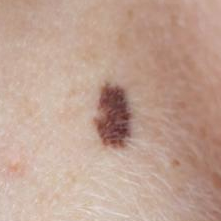
#> input picture Images/PAT_100_393_898.png, 221 x 221 px, given in place of PAT_92_141_551.png, which was not available
$ python Segmentation.py
#> lines starting #> are read from the running program, lines starting #| are printed output that depends on the picture; long printed decimals are rounded; pictures that were not available may be replaced by others from this repository, and a replacement may not be noted
import numpy as np
import matplotlib.pyplot as plt
from skimage import transform, morphology


def prepare_im(im_id):

#> called with im_id = 'PAT_92_141_551'
  path = '.'

  im = plt.imread(path + "\\Images\\" + im_id + '.png')
#> im is the input picture: shape (221, 221, 4) float32; mean R, G, B, A 0.751, 0.631, 0.573, 1
  im = transform.resize(im, (im.shape[0] // 4, im.shape[1] // 4), anti_aliasing=True)
#> im: shape (55, 55, 4) float32

  gt = plt.imread(path + '\\Masks_png\\' + im_id + '.png')
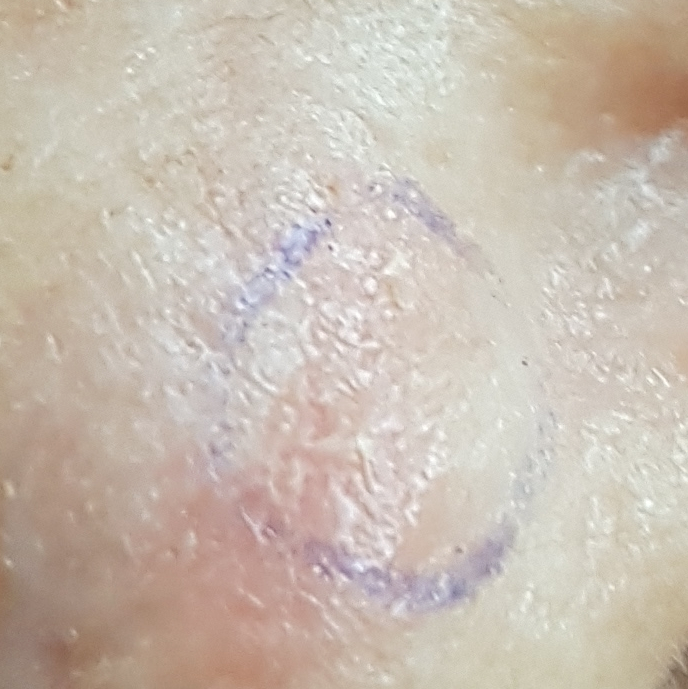
#> input picture Images/PAT_1051_220_356.png, 688 x 689 px, given in place of PAT_92_141_551.png, which was not available
#> gt is the input picture: shape (689, 688, 4) float32; mean R, G, B, A 0.789, 0.743, 0.697, 1
  gt = transform.resize(gt, (gt.shape[0] // 4, gt.shape[1] // 4), anti_aliasing=False) #Setting it to True creates values that are not 0 or 1
#> gt: shape (172, 172, 4) float32


  return im, gt


# I do not call the masks ground truth here, because you can also measure features based on your own masks
def notmaskcreation(img):
  my_img, img_msk = prepare_im(img)


  plt.imshow(img_msk, cmap='gray')

  #Total size of the image
  area_img = img_msk.shape[0] * img_msk.shape[1]
#> area_img = 29584

  #Size of mask only
  area = np.sum(img_msk)
#> area = 95582

  #Area of mole as percentage
  print("Cancer percentage:", area/area_img*100)
#| Cancer percentage: 323.087

  img_msk, height = max_height(img_msk)
  print("Max height:", height)

  #Making mask without perimeter
  print(perimeter(img_msk))

  return


#max_height Takes mask of the image, return maximum height and rotated mask
def max_height(img_msk):

  pixels_in_col = np.sum(img_msk, axis=0)
#> pixels_in_col = 172 rows, first 6: [120.9, 109.3, 94.87, 172], [121.3, 110.2, 96.34, 172], [122.1, 111.3, 97.83, 172], [122.1, 111.5, 98.54, 172], [122.5, 111.8, 99.27, 172], [122.6, 111.7, 99.54, 172]

  #finding largest width
  max_pixels_in_col = np.max(pixels_in_col)
#> max_pixels_in_col = 172

  #Rotates mask by 45 degrees until finds largest width
  for i in range(1,8):

      rot_mask = transform.rotate(img_msk, 45*i)
      height = np.max(np.sum(rot_mask, axis=0))
      if height > max_pixels_in_col:
          max_pixels_in_col = height
          final_msk = rot_mask
#> this loop made 7 passes
#> pass 1, in max_height, `rot_mask = transform.rotate(img_msk, 45*i)`:
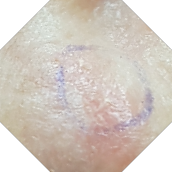
#> rot_mask: shape (172, 172, 4) float32; mean R, G, B, A 0.665, 0.63, 0.597, 0.829; transparent parts drawn white
#> pass 2, in max_height, `rot_mask = transform.rotate(img_msk, 45*i)`:
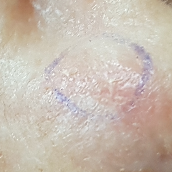
#> rot_mask: shape (172, 172, 4) float32; mean R, G, B, A 0.79, 0.744, 0.697, 1
#> pass 3, in max_height, `rot_mask = transform.rotate(img_msk, 45*i)`:
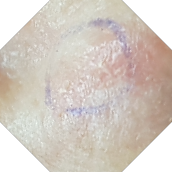
#> rot_mask: shape (172, 172, 4) float32; mean R, G, B, A 0.665, 0.63, 0.597, 0.829; transparent parts drawn white
#> after the loop, max_pixels_in_col = 172

#> (the run stopped early here; a loop or call above may not have finished)
